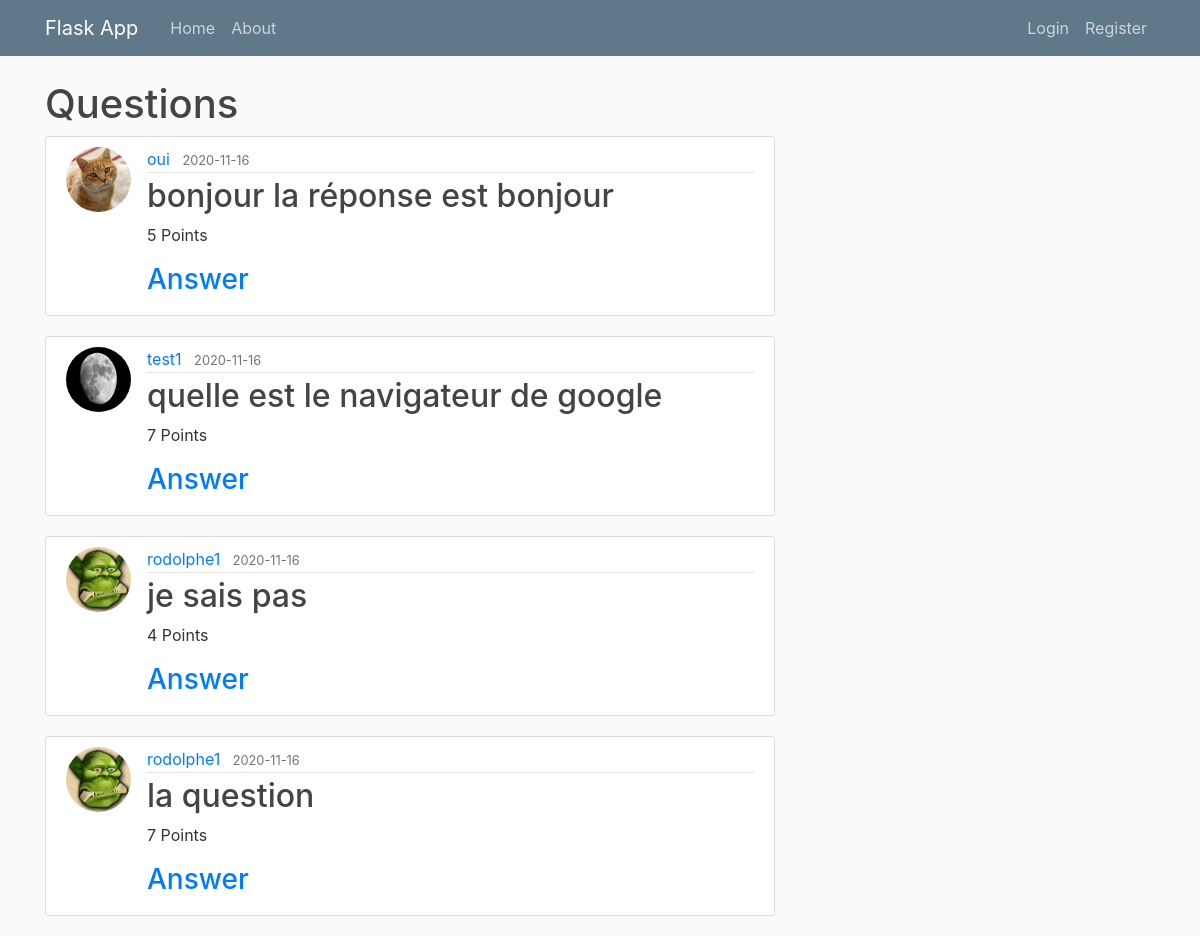
Before: / with the older database file.
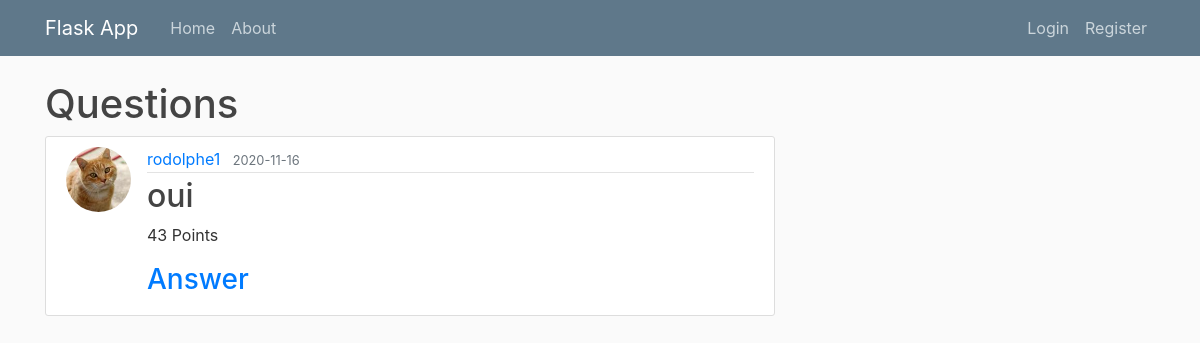
After: the same page with the newer database file.
### webapp/models.py (models this page shows, shortened)
class Questions(db.Model):									#Create a Table named 'post' (in lowercase) inheriting from db.Model
	id = db.Column(db.Integer, primary_key=True)
	content = db.Column(db.String(20), nullable=False)
	points = db.Column(db.Integer, nullable=False)
	response = db.Column(db.String(50), nullable=False)
	date_posted = db.Column(db.DateTime, nullable=False, default=datetime.utcnow)
	user_id = db.Column(db.Integer, db.ForeignKey('user.id'), nullable=False)

class User(db.Model, UserMixin):									#Create a Table named 'user' (in lowercase) inheriting from db.Model
	id = db.Column(db.Integer, primary_key=True)
	username = db.Column(db.String(20), unique=True, nullable=False)
	email = db.Column(db.String(120), unique=True, nullable=False)
	image_file = db.Column(db.String(20), nullable=False, default='default.jpg')
	password = db.Column(db.String(60), nullable=False)
	points = db.Column(db.Integer, nullable=False)
	questions = db.relationship('Questions', backref='author', lazy=True)					#Define the relationship with the post (to make a foreign key in Post table)

### webapp/routes.py (the view)
@app.route('/home')												#this two décorator create 2 routes to return the same html code
@app.route('/')													#flask class object ("app") decorator to change de function and generate HTML
def home():														#decorated function
	questions = Questions.query.all()
	return render_template('home.html', questions=questions)    #return home.html and give it a variable posts

### webapp/templates/home.html
{% extends "layout.html" %}
{% block content %}
	<h1>Questions</h1>
	{% for question in questions %}
		<article class="media content-section">
			<img class="rounded-circle article-img" src="{{ url_for('static', filename='profile_pics/' + question.author.image_file) }}">
		  <div class="media-body">
		    <div class="article-metadata">
		      <a class="mr-2" href="{{ url_for('user_profile', id=question.author.id) }}">{{ question.author.username }}</a>
		      <small class="text-muted">{{ question.date_posted.strftime('%Y-%m-%d') }}</small>
		    </div>
		    <h2><a class="article-title" href="#">{{ question.content }}</a></h2>
		    <p class="article-content">{{ question.points }} Points</p>
		    {% if question.author.id != current_user.id %}
		    <h3><a href="{{ url_for('answer_question', id=question.id) }}">Answer</a></h3>
		    {% else %}
		    <p>/!\ Vous ne pouvez pas répondre à votre propre question /!\</p>
		    {% endif %}
		  </div>
		</article>
	{% endfor %}
{% endblock %}

Changed rows visible on the page:
removed Questions: image_file (picture), author.username "oui", date_posted "2020-11-16", content "bonjour la réponse est bonjour", points "5"
removed Questions: image_file (picture), author.username "test1", date_posted "2020-11-16", content "quelle est le navigateur de google", points "7"
removed Questions: image_file (placeholder picture), author.username "rodolphe1", date_posted "2020-11-16", content "je sais pas", points "4"
removed Questions: image_file (placeholder picture), author.username "rodolphe1", date_posted "2020-11-16", content "la question", points "7"
added Questions: image_file (picture), author.username "rodolphe1", date_posted "2020-11-16", content "oui", points "43"
